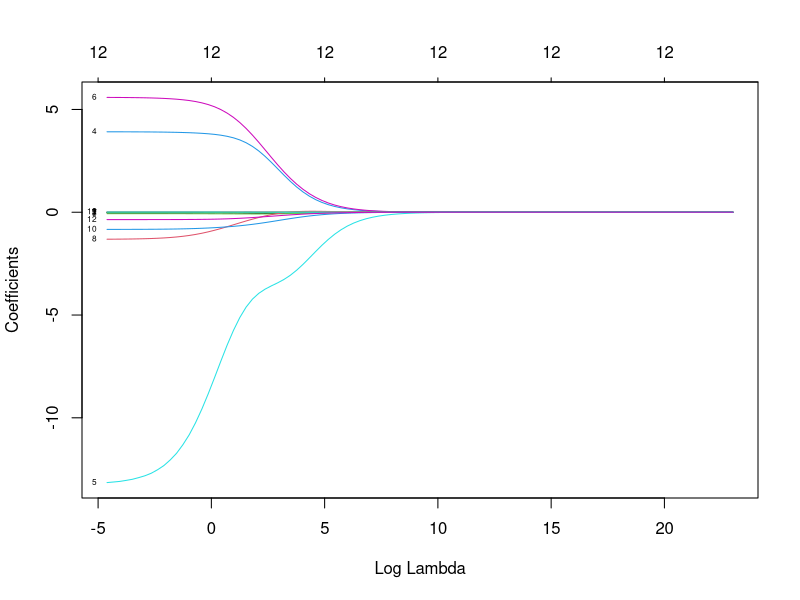
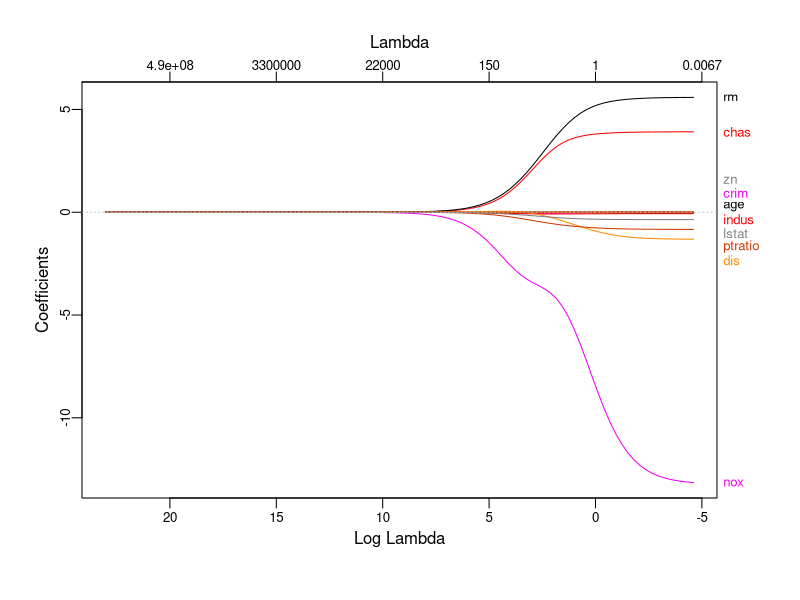
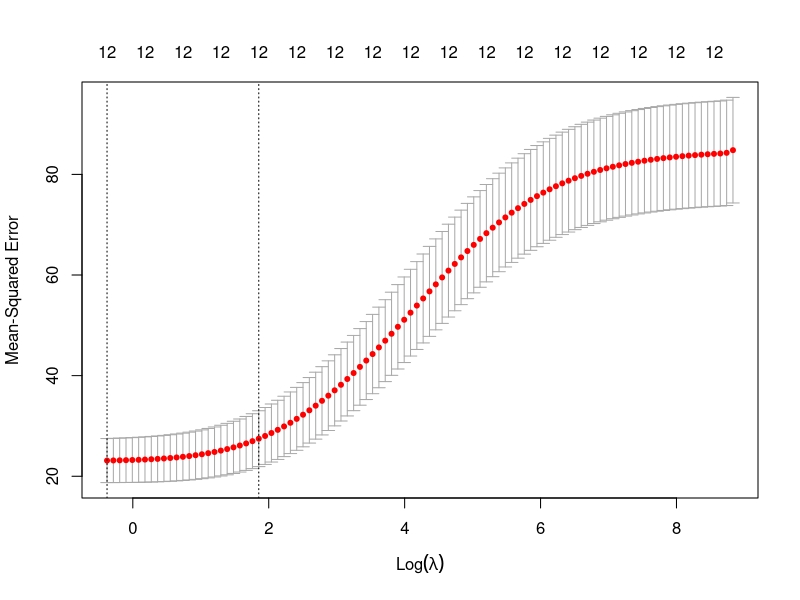
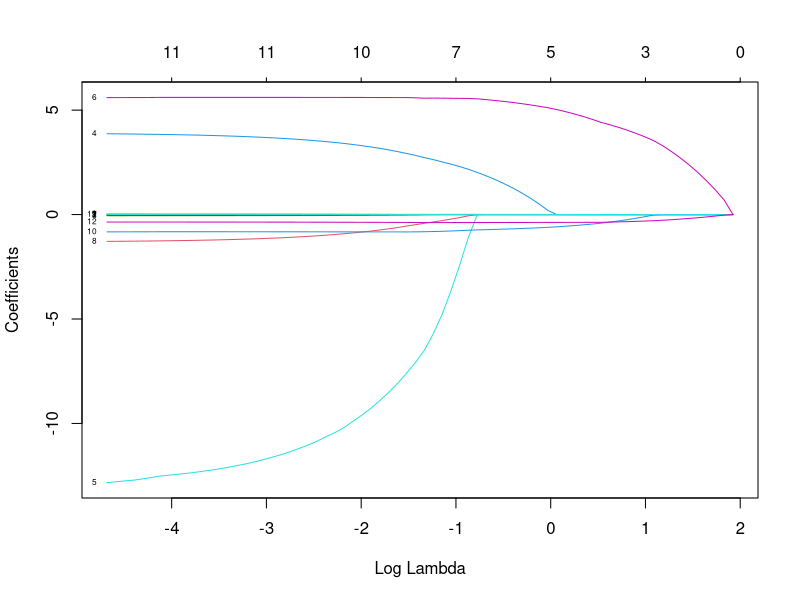
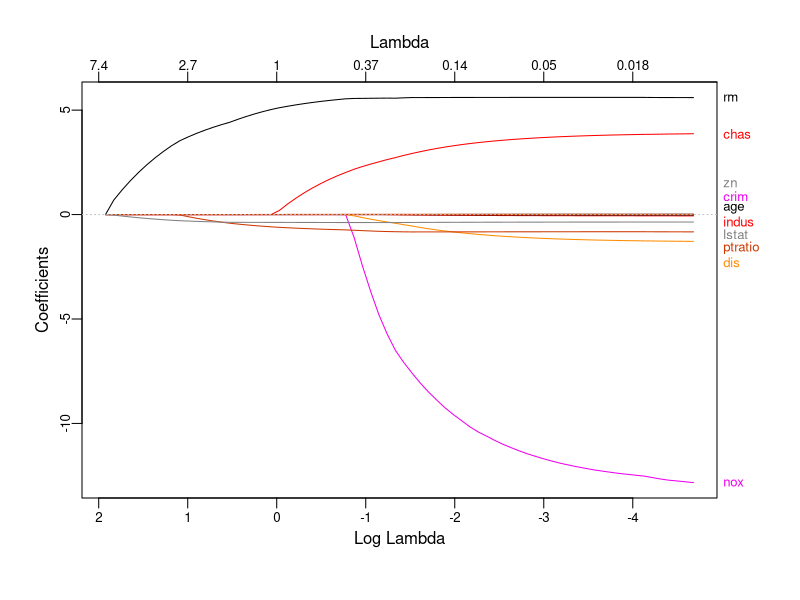
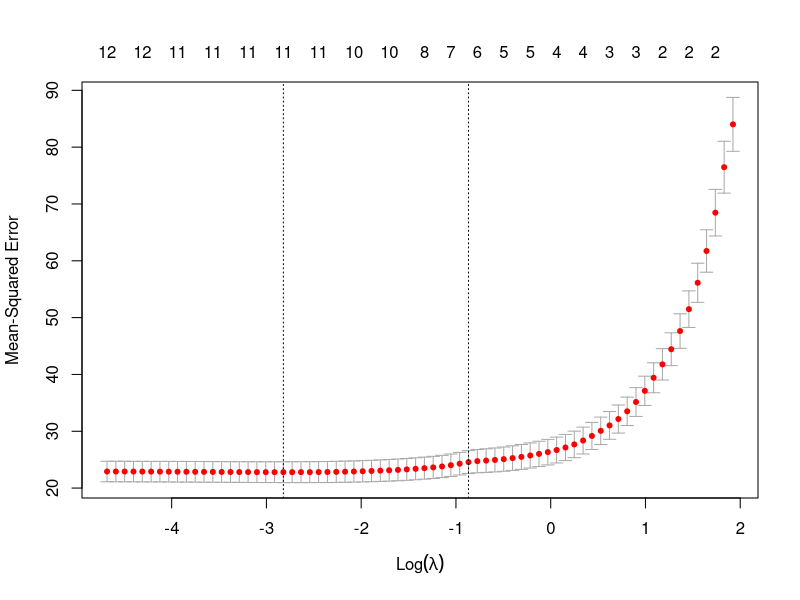
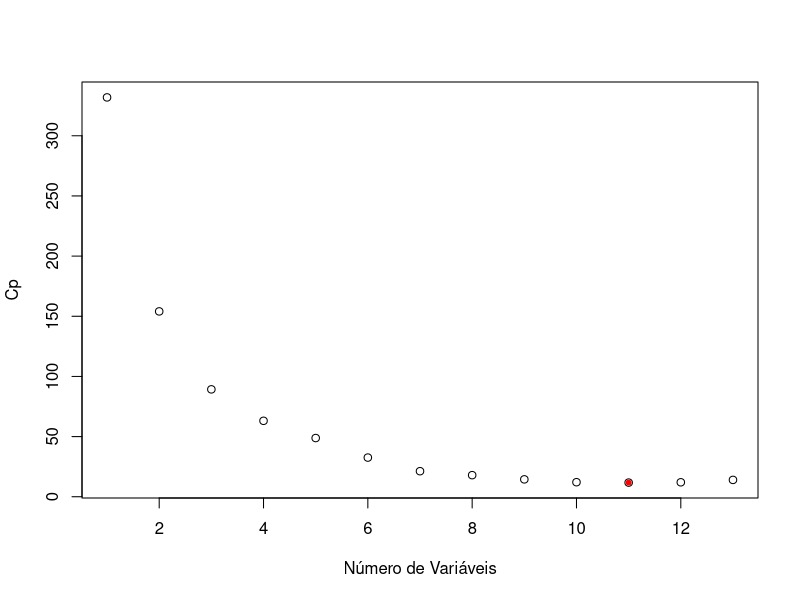
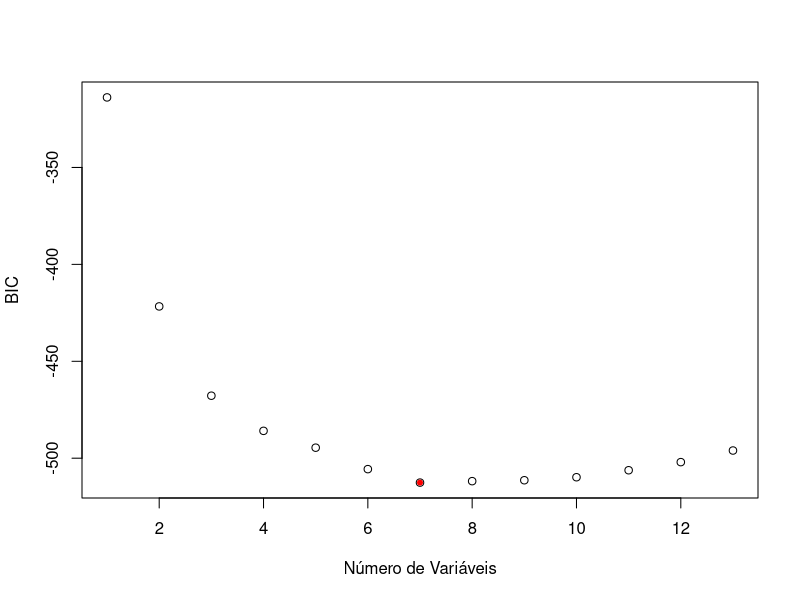

R code for these plots, in order:
## ---- chunk 1
knitr::opts_chunk$set(fig.width = 9, 
                      fig.height= 7,  
                      fig.retina = 3,
                      message = FALSE, 
                      warning = FALSE,
                      dev=c("png"), 
                      fig.path="imagens/Aula07_4/")
## ---- chunk 2
library(MASS)
library(tidyverse)
library(glmnet)
data(Boston)
## ---- chunk 3
head(Boston)
summary(Boston)
## ---- chunk 4
# Boston Database
# 
#1) crim - taxa de criminalidade per capita por cidade.
# 
#2) zn - proporção de terrenos residenciais para lotes acima de 25,000 sq.ft.
# 
#3) indus - proporção de negócios não comerciais por acres e por cidade.
# 
#4) chas - variável dummy do Rio Charles(= 1 se próximo do rio; 0 de outra forma).
# 
#5) nox - concentração de óxido de nitrogênio (partes por 10 milhões).
# 
#6) rm - número médio de quartos por habitação
# 
#7) age - proporção da unidade ocupadas pelos proprietários construídas antes 1940.
# 
#8) dis - média ponderada das distâncias dos 5 pontos de emprego em Boston.
# 
#9) rad - indice de acessibilidade das avenidas radiais.
# 
#10) tax - valor cheio da taxa de propriedade por $10,000.
# 
#11) ptratio - razão aluno-professor por cidade.
# 
#12) black - 1000(Bk−0.63)21000(Bk−0.63)2 proporção de negros por cidade.
# 
#13) lstat - percentual de baixo status da população.
# 
#14) medv - valor mediano das cas ocupadas pelos proprietário em $1000s. (Var. Resposta)
## ---- chunk 5
library(caret)
set.seed(21)
y <- Boston$medv
indice_teste <- createDataPartition(y, times = 1, p = 0.2, list = FALSE)

conj_treino <- Boston %>% slice(-indice_teste)
conj_treino <- conj_treino %>% select(-rad)
conj_teste <- Boston %>% slice(indice_teste)
conj_teste <- conj_teste %>% select(-rad)
str(conj_treino)
str(conj_teste)

## ---- chunk 6
x_treino <- model.matrix(medv ~ . , data = conj_treino)[, -1]
y_treino <- conj_treino$medv

x_teste <- model.matrix(medv ~ . , data = conj_teste)[, -1]
y_teste = conj_teste$medv
## ---- chunk 7
## Estabelecendo um grid de valores para lambda
grid <- 10^seq(-2, 10, length = 100)
ajusreg.ridge <- glmnet(x_treino, y_treino, alpha=0, lambda = grid)

## ---- chunk 8
dim(coef(ajusreg.ridge))
plot(ajusreg.ridge, xvar="lambda", label=TRUE) # Representando os coeficientes

## ---- chunk 9
ajusreg.ridge$lambda[1] # Mostra primeiro valor de lambda
coef(ajusreg.ridge)[,1] # Mostra os coeficientes associados com o primeiro valor
ajusreg.ridge$lambda[100] # Mostra centésimo valor de lambda
coef(ajusreg.ridge)[,100] # Mostra os coeficientes associados com o centésimo valor
## ---- chunk 10
library(plotmo)
plot_glmnet(ajusreg.ridge)
## ---- chunk 11
set.seed(21)
ridge_cv <- cv.glmnet(x_treino,y_treino, alpha=0) ## por padrão k=10
plot(ridge_cv)
m_lamb <- ridge_cv$lambda.min  # Seleciona o lambda que minimiza o MSE (EQM) de treino
m_lamb
log(m_lamb)
coef(ridge_cv, s=m_lamb)
## ---- chunk 12
ajusreg.ridge2 <- glmnet(x_treino, y_treino, alpha=0, lambda = m_lamb)
y_prev <- predict(ajusreg.ridge2, s = m_lamb, newx = x_teste)
# Metricas de desempenho
sqrt(mean((y_prev - y_teste)^2))
## ---- chunk 13
conj_treino <- Boston %>% slice(-indice_teste)
## ---- chunk 14
ajusreg.lasso <- glmnet(x_treino,y_treino, alpha = 1)
plot(ajusreg.lasso, xvar="lambda", label=TRUE) # Representando os coeficientes
plot_glmnet(ajusreg.lasso)
## ---- chunk 15
lasso_cv <- cv.glmnet(x_treino,y_treino, alpha = 1)
plot(lasso_cv)
m_lamb1 <- lasso_cv$lambda.min  # Seleciona o lambda que minimiza o MSE de treino
m_lamb1
log(m_lamb1)
coef(lasso_cv, s=m_lamb1)
## ---- chunk 16
ajusreg.lasso2 <- glmnet(x_treino, y_treino, alpha=1, lambda = m_lamb1)
y_prev <- predict(ajusreg.lasso2, s = m_lamb1, newx = x_teste)
# Metricas de desempenho
sqrt(mean((y_prev - y_teste)^2))
## ---- chunk 17
library(leaps)
ajusreg.comp <- regsubsets(medv ~ ., data=conj_treino, nvmax=13)
sumario.reg <- summary(ajusreg.comp)
## Os modelos vão ser escolhidos com base no menor Cp
plot(sumario.reg$cp,xlab="Número de Variáveis",ylab="Cp")
which.min(sumario.reg$cp)
points(11,sumario.reg$cp[11],pch=20,col="red")
## ---- chunk 18
coef(ajusreg.comp,11) 
outro_mod <- lm(medv ~ crim + zn + chas + nox + rm + dis + tax + ptratio + black + lstat, data=conj_treino)
summary(outro_mod)
sqrt(mean((conj_teste$medv - predict(outro_mod, conj_teste)) ^ 2)) 
## ---- chunk 19
ajusreg.comp1 <- regsubsets(medv ~ ., data=conj_treino, nvmax=13)
sumario.reg1 <- summary(ajusreg.comp1)
## Os modelos vão ser escolhidos com base no menor BIC
plot(sumario.reg1$bic,xlab="Número de Variáveis",ylab="BIC")
which.min(sumario.reg1$bic)
points(7,sumario.reg1$bic[7],pch=20,col="red")
coef(ajusreg.comp1,7) 
outro_mod1 <- lm(medv ~ chas + nox + rm + dis + ptratio + black + lstat, data=conj_treino)
summary(outro_mod1)
sqrt(mean((conj_teste$medv - predict(outro_mod1, conj_teste)) ^ 2))
